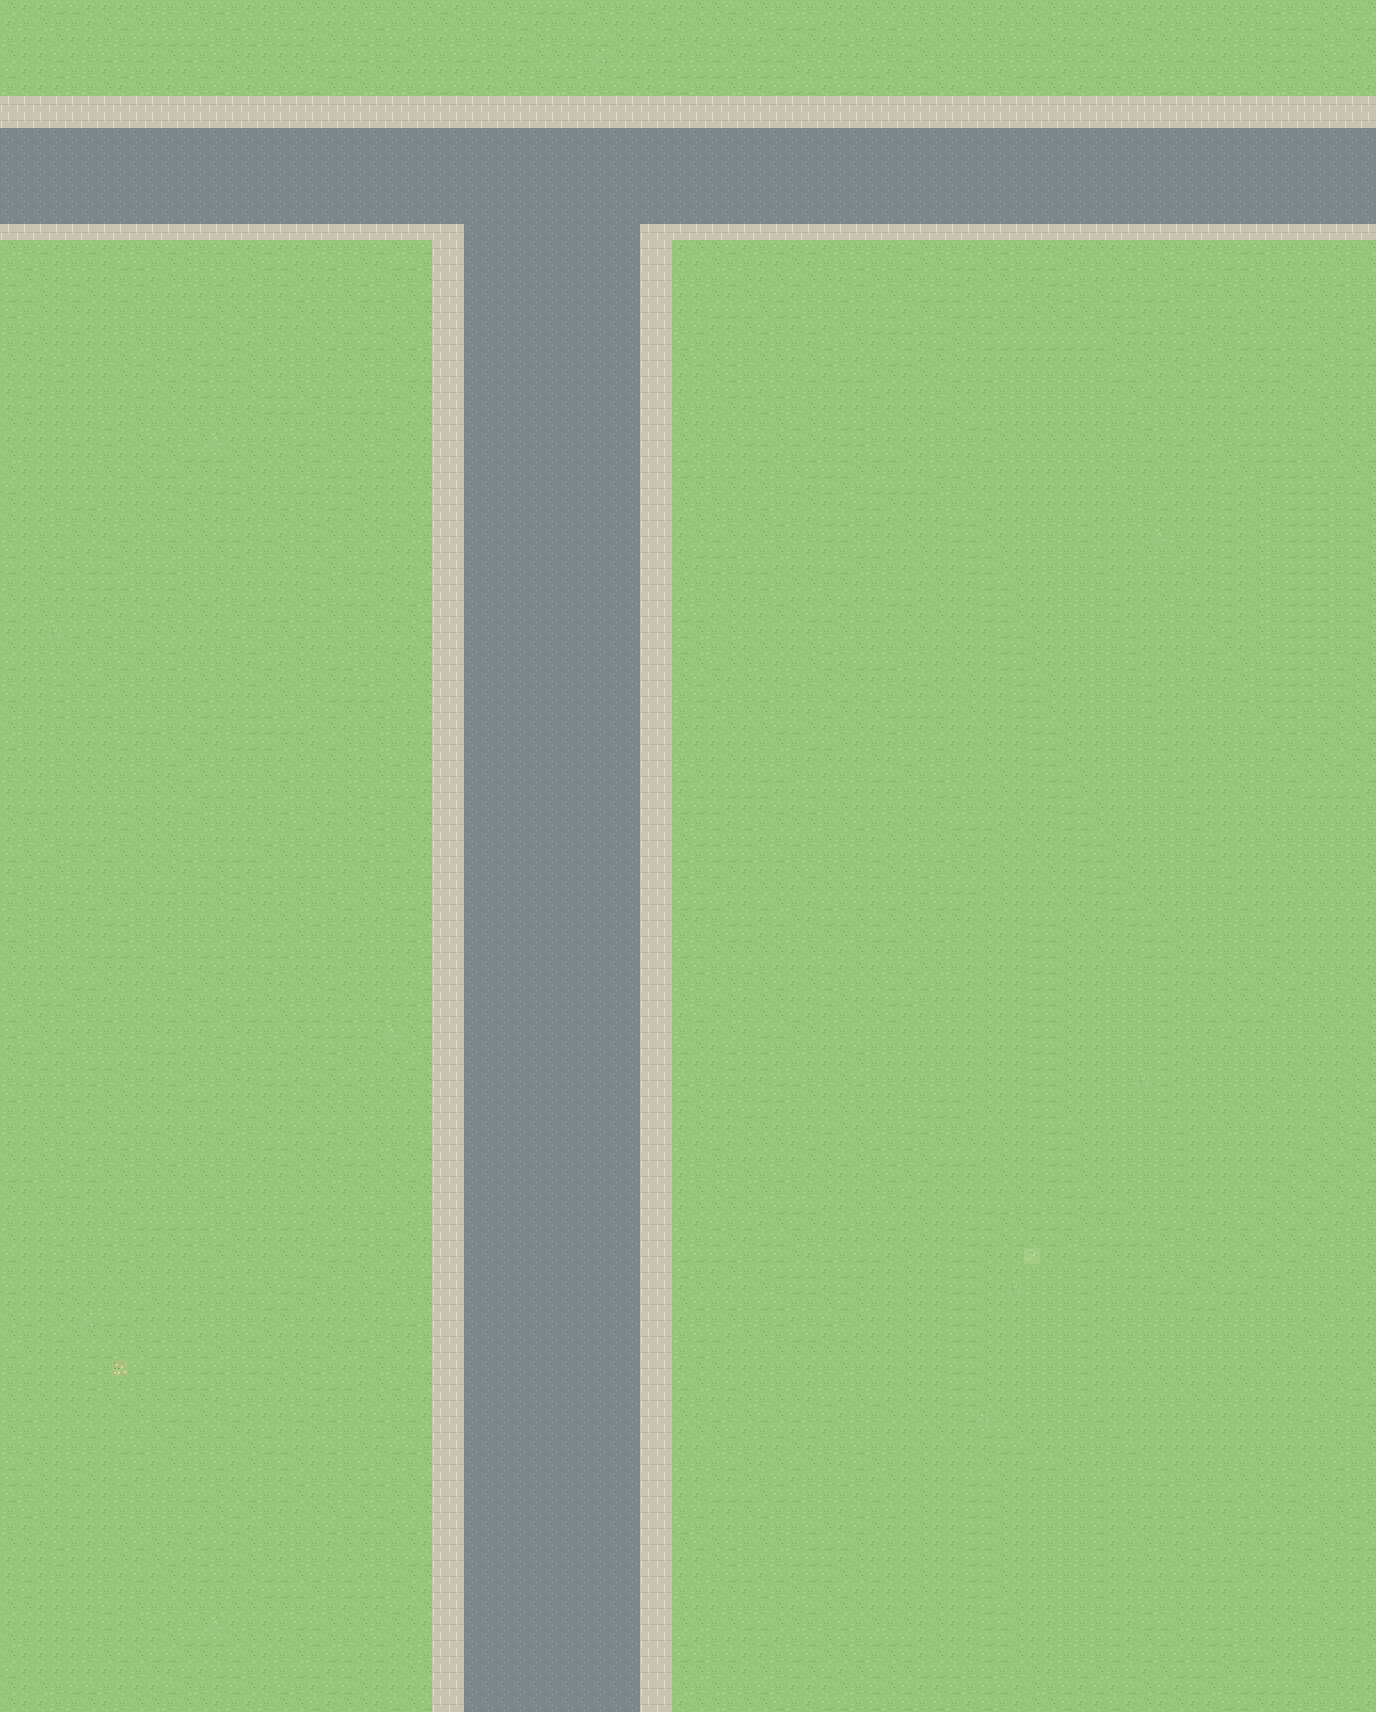

Rendered tile map (Tiled .tmx) drawn with the repository's tilesets; below, a short description and the map source with its tile grids summarised:
An orthogonal 86x107 tile map with 16x16 px tiles, 4 tile layers (Ground, Landscape, Roads, BuildingPads), 2 tilesets and 3 objects (player_start, exit_east, exit_south).

<map version="1.10" tiledversion="1.12.2" orientation="orthogonal" renderorder="right-down" width="86" height="107" tilewidth="16" tileheight="16" infinite="0" backgroundcolor="#95c679" nextlayerid="7" nextobjectid="4">
 <tileset firstgid="1" name="swu_terrain_16" tilewidth="16" tileheight="16" tilecount="320" columns="16">
  <image source="../assets/ground_tiles_16.png" width="256" height="320" />
 </tileset>
 <tileset firstgid="321" source="../assets/stone_stairs_seamless_16.tsx" />
 <layer id="1" name="Ground" width="86" height="107">
  <data>[9202 cells, 9158 non-empty, 4 distinct tile ids]</data>
 </layer>
 <layer id="2" name="Landscape" width="86" height="107">
  <data>[9202 cells, 1843 non-empty, 8 distinct tile ids]</data>
 </layer>
 <layer id="3" name="Roads" width="86" height="107">
  <data>[9202 cells, 495 non-empty, 2 distinct tile ids]</data>
 </layer>
 <layer id="4" name="BuildingPads" width="86" height="107">
  <data>[9202 cells, 1 non-empty, 1 distinct tile ids]</data>
 </layer>
 <objectgroup id="5" name="Spawn" visible="0">
  <object id="1" name="player_start" x="688" y="856" />
 </objectgroup>
 <objectgroup id="6" name="Portals" visible="0">
  <object id="2" name="exit_east" x="1360" y="0" width="16" height="1712">
   <properties>
    <property name="target_scene" value="04" />
   </properties>
  </object>
  <object id="3" name="exit_south" x="0" y="1696" width="1376" height="16">
   <properties>
    <property name="target_scene" value="06" />
   </properties>
  </object>
 </objectgroup>
</map>
